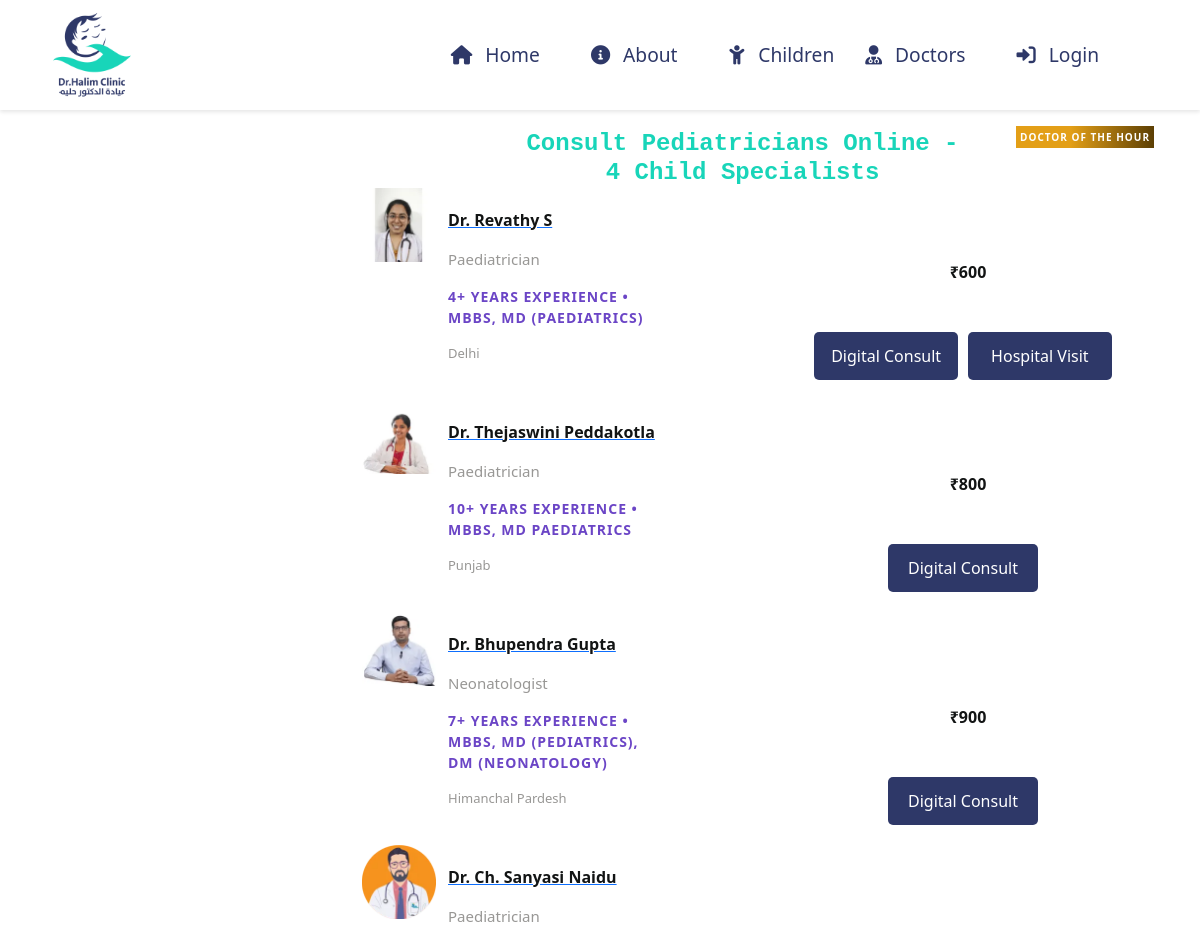
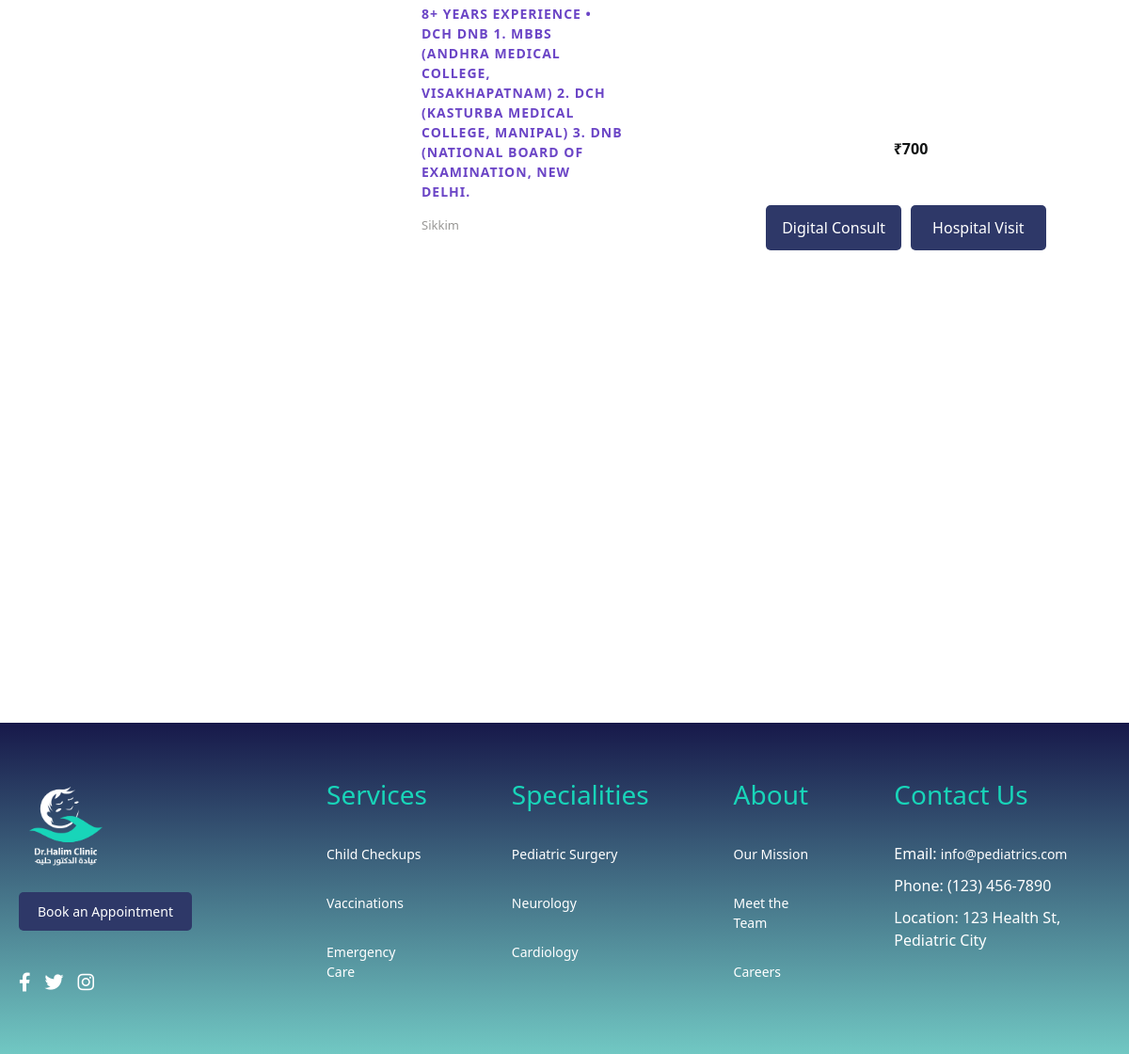
The app's page /doctors/ with its own data (2 pictures, top to bottom).
### doctors/models.py (models this page shows, shortened)
class Doctor(models.Model):
    name = models.CharField(max_length=255)
    specialty = models.CharField(max_length=255)
    location = models.ForeignKey('Location', on_delete=models.CASCADE, related_name="doctors")
    languages = models.ManyToManyField(Language, related_name="doctors")
    experience = models.CharField(max_length=255)
    about = models.TextField()
    hospital_name = models.CharField(max_length=255)
    education = models.CharField(max_length=255)
    registration_id = models.CharField(max_length=255)
    profile_photo = models.ImageField(upload_to='doctors_images/', null=True, blank=True)
    digital_consult = models.BooleanField(default=False)
    hospital_visit = models.BooleanField(default=False)
    price = models.BigIntegerField()
    is_available = models.BooleanField(default=True)

class Location(models.Model):
    city = models.CharField(max_length=255)

### doctors/views.py (the view, shortened to what this page needs)
# urls.py: path('doctors/', doctors_list, name='doctors_list'),
def doctors_list(request):
    locations = Location.objects.all()
    languages = Language.objects.all()
    selected_location_id = request.GET.get('location')
    selected_languages = request.GET.getlist('languages')
    selected_consult_modes = request.GET.getlist('consult_modes')
    selected_fees = request.GET.getlist('fees')
    search_query = request.GET.get('search', '')
    doctors = Doctor.objects.all()
    if selected_location_id:
        doctors = doctors.filter(location_id=selected_location_id)
    if search_query:
        doctors = doctors.filter(
            Q(name__icontains=search_query) |
            Q(registration_id__icontains=search_query)
        )
    if selected_languages:
        doctors = doctors.filter(languages__in=selected_languages).distinct()
    if selected_consult_modes:
        if 'Hospital Visit' in selected_consult_modes:
            doctors = doctors.filter(hospital_visit=True)
        if 'Online Consult' in selected_consult_modes:
            doctors = doctors.filter(digital_consult=True)
    total_doctors = Doctor.objects.count()
    context = {
        'doctors': doctors,
        'locations': locations,
        'languages': languages,
        'doctors_count': total_doctors,
        'selected_location_id': selected_location_id,
        'selected_languages': selected_languages,
        'selected_consult_modes': selected_consult_modes,
        'selected_fees': selected_fees
    }
    return render(request, 'doctors/doctors_list.html', context)

### Templates/doctors/doctors_list.html (shortened to what this page needs)
<!DOCTYPE html>
<html>
<head>
    <head>
        {% load static %}
        <link rel="stylesheet" href="{% static 'css/main.css' %}">
        <link rel="stylesheet" href="{% static 'css/book.css' %}">
        <link rel="stylesheet" href="{% static 'css/style.css' %}">
        <link rel="stylesheet" href="{% static 'css/nav.css' %}">
        <link rel="stylesheet" href="https://cdn.jsdelivr.net/npm/bootstrap@5.3.2/dist/css/bootstrap.min.css">
    <link rel="stylesheet" href="https://cdnjs.cloudflare.com/ajax/libs/font-awesome/6.0.0-beta3/css/all.min.css" />
    </head>
</head>
<body>
  {% include 'nav.html' %}
    <div class="container">
        <div class="book-container">
          <div class="row">
            <div class="col-md-3">
            </div>
            <div class="col-md-9">
              <div class="main-content-doctor scrollable-container ">
                <h1 class="main-heading text-center profile-title mb-0 col-md-12">
                  Consult Pediatricians Online - <br>  {{doctors_count}} Child Specialists
                </h1>
              {% for doctor in doctors %}
                <div class="doctor-list">
                      <div class="doctor-of-hour">Doctor of the hour</div>
                    <div class="d-flex justify-content-between">
                      <div class="doctor-card-info col-5">
                        <div class="doctor-card-img">
                            {% if doctor.profile_photo %}
                            <img src="{{ doctor.profile_photo.url }}" alt="{{ doctor.name }}">
                        {% endif %}
                        </div>
                        <div class="doctor-detail-1">
                       <a href="{% url 'doctor_detail' doctor.id %}">  <p class="doctor-name">{{ doctor.name }}</p></a>
                          <p class="doctor-specialty">{{ doctor.specialty }}</p>
                          <p class="doctor-experience">
                            {{ doctor.experience }} • {{ doctor.education }}
                          </p>
                          <p class="doctor-location">
                            {{ doctor.location.city }}
                          </p>
                        </div>
                      </div>
<div class="DoctorCard_buttons">
  <div class="DoctorCard_buttonWrapper">
      <div class="DoctorCard_pricing">
          <p class="fees">₹{{ doctor.price }}</p>
      </div>
      <div class="consult-buttons d-flex">
          {% if doctor.digital_consult %}
          <button class="DoctorCard_button gap-bt" id="digitalConsultBtn" value="bookDigitalConsult" aria-label="Digital Consult">
              <span>Digital Consult</span>
          </button>
          {% endif %}
          {% if doctor.hospital_visit %}
          <button class="DoctorCard_button" id="hospitalVisitBtn" value="bookHospitalVisit" aria-label="Hospital Visit">
              <span>Hospital Visit</span>
          </button>
          {% endif %}
      </div>
  </div>
</div>
                    </div>
                  </div>
                  {% empty %}
                        <p class="profile-title text-center">No doctors found.</p>
                    {% endfor %}
              </div>
            </div>
          </div>
          </div>
    </div>
    {% include 'base.html' %}
</body>
</html>

### Templates/nav.html (shortened to what this page needs)
<!DOCTYPE html>
<html lang="en">
<head>
    {% load static %}
    <link rel="stylesheet" href="{% static 'css/nav.css' %}">
    <link rel="stylesheet" href="{% static 'css/style.css' %}">
    <link rel="stylesheet" href="{% static 'css/main.css' %}">
    <link rel="stylesheet" href="https://cdnjs.cloudflare.com/ajax/libs/font-awesome/5.15.4/css/all.min.css">
<link rel="stylesheet" href="https://stackpath.bootstrapcdn.com/bootstrap/4.5.2/css/bootstrap.min.css">
<link rel="stylesheet" href="https://cdnjs.cloudflare.com/ajax/libs/font-awesome/5.15.4/css/all.min.css">
<link rel="stylesheet" href="https://cdnjs.cloudflare.com/ajax/libs/font-awesome/6.0.0/css/all.min.css">
</head>
<body>
    <nav class="navbar navbar-expand-lg p-0">
        <div class="container">
            <a class="navbar-brand" href="#">
                <img class="logo-image" src="../../media/profile_pictures/logo.png" alt="Logo">
            </a>
            <div class="collapse navbar-collapse" id="navbarNav">
                <ul class="navbar-nav ml-auto p-3">
                    <li class="nav-item">
                        <a class="nav-link" href="/">
                            <i class="fas fa-home"></i> Home
                        </a>
                    </li>
                    <li class="nav-item">
                        <a class="nav-link" href="/about">
                            <i class="fas fa-info-circle"></i> About
                        </a>
                    </li>
                        <a class="nav-link" href="/children">
                            <i class="fas fa-child"></i> Children
                        </a>
                    <li class="nav-item">
                        <a class="nav-link" href="/doctors">
                            <i class="fas fa-user-md"></i> Doctors
                        </a>
                    </li>
                    {% if user.is_authenticated %}
                    <li class="nav-item dropdown">
                        <a class="nav-link dropdown-toggle profile-icon" href="#" id="navbarDropdown" role="button" data-toggle="dropdown" aria-haspopup="true" aria-expanded="false">
                         <img  class="login-profile" src="{{ user.profile.first.profile_picture.url }}">
                        </a>
                        <div class="dropdown-menu dropdown-menu-right" aria-labelledby="navbarDropdown">
                            <a class="dropdown-item" href="{% url 'profile' %}">Profile</a>
                            <a class="dropdown-item" href="{% url 'logout' %}">Logout</a>
                        </div>
                    </li>
                    {% else %}
                    <li class="nav-item">
                        <a class="nav-link" href="{% url 'login' %}">
                            <i class="fas fa-sign-in-alt"></i> Login
                        </a>
                    </li>
                    {% endif %}
                </ul>
            </div>
        </div>
    </nav>
</body>
    </html>

### Templates/base.html (shortened to what this page needs)
<!DOCTYPE html>
<html lang="en">
<head>
  {% load static %}
  <link rel="stylesheet" href="{% static 'css/style.css' %}">
  <link rel="stylesheet" href="https://cdn.jsdelivr.net/npm/bootstrap@5.3.2/dist/css/bootstrap.min.css">
  <link rel="stylesheet" href="https://cdnjs.cloudflare.com/ajax/libs/font-awesome/6.0.0-beta3/css/all.min.css"
 />
</head>
<body>
<footer>
    <section id="footer" class="footer">
      <div class="footer-container">
        <div class="footer-column logo-social">
          <img class="logo-image" src="../../media/profile_pictures/Artboard 1 copy 3-8.png" alt="Logo">
          <a href="{% url 'doctors_list' %}" class="footer-btn">Book an Appointment</a>
          <div class="social-icons">
            <a href="#" aria-label="Facebook"><i class="fab fa-facebook-f"></i></a>
            <a href="#" aria-label="Twitter"><i class="fab fa-twitter"></i></a>
            <a href="#" aria-label="Instagram"><i class="fab fa-instagram"></i></a>
          </div>
        </div>
        <div class="footer-column">
          <h3>Services</h3>
          <ul>
            <li><a href="#">Child Checkups</a></li>
            <li><a href="#">Vaccinations</a></li>
            <li><a href="#">Emergency Care</a></li>
          </ul>
        </div>
        <div class="footer-column">
          <h3>Specialities</h3>
          <ul>
            <li><a href="#">Pediatric Surgery</a></li>
            <li><a href="#">Neurology</a></li>
            <li><a href="#">Cardiology</a></li>
          </ul>
        </div>
        <div class="footer-column">
          <h3>About </h3>
          <ul>
            <li><a href="#">Our Mission</a></li>
            <li><a href="#">Meet the Team</a></li>
            <li><a href="#">Careers</a></li>
          </ul>
        </div>
        <div class="footer-column">
          <h3>Contact Us</h3>
          <ul>
            <li>Email: <a href="mailto:info@pediatrics.com">info@pediatrics.com</a></li>
            <li>Phone: (123) 456-7890</li>
            <li>Location: 123 Health St, Pediatric City</li>
          </ul>
        </div>
      </div>
    </section>
  </footer>
</body>
</html>

### static/css/main.css (style rules this page uses)
:root { --primary-color:#2E3868; --secondary-color:#18D5B9; --overlay-color: rgba(101, 135, 195, 0.3); --primary-main:#18D5B9; }
p { margin: 0; font-size: 16px; }
.footer { background: transparent linear-gradient(180deg, #17194A 0%, #71C8C3 100%) 0% 0% no-repeat padding-box; color: #fff; padding: 60px 20px; }
.footer-container { display: flex; grid-template-columns: repeat(5, 1fr); gap: 90px; max-width: 1200px; margin: 0 auto; }
.footer-column h3 { color: var(--primary-main); margin-bottom: 15px; font-size: 28px; }
.footer-column ul { list-style: none; padding: 0; }
.footer-column ul li { margin-bottom: 10px; }
.footer-column ul li a { color: #fff; text-decoration: none; }
.footer-btn { background-color: var(--primary-color); color: #fff; padding: 10px 20px; border: none; border-radius: 5px; cursor: pointer; margin-bottom: 20px; text-decoration: none; }
.social-icons { display: flex; gap: 15px; }
.social-icons a { color: #fff; font-size: 20px; transition: color 0.3s; }
.profile-title { font-size: 1.5rem; color: var(--primary-main); margin-bottom: 1rem; text-align: center; }
a { display: inline-block; margin-top: 20px; color: var(--primary-main); text-decoration: none; font-size: 0.875rem; }
.navbar-nav .nav-link { margin-right: 15px; }

### static/css/book.css (style rules this page uses)
.book-container { display: flex; }
img { height: 20px; width: 20px; }
.main-heading { font-size: 24px; text-transform: capitalize; font-weight: 700; color: #121414; }
.doctor-list { align-items: flex-start; justify-content: flex-start; flex-direction: column; width: 100%; }
.doctor-of-hour { align-self: flex-end; font-size: 10px; font-weight: 600; line-height: 14px; letter-spacing: 1px; padding: 4px; background: linear-gradient(90deg, #e39f17 39.5%, #5c3f04); text-transform: uppercase; color: #fff; position: absolute; top: 16px; right: 16px; }
.doctor-card-info { display: flex; align-items: unset; justify-content: unset; flex-direction: row; gap: 12px; max-width: calc(60% - 12px); max-width: 100%; }
.doctor-card-img { display: flex; align-items: center; justify-content: unset; flex-direction: column; position: relative; height: 74px; width: 74px; }
.doctor-card-img img { object-fit: cover; width: 74px; aspect-ratio: auto 74 / 74; height: 74px; }
a { text-decoration: none; color: inherit; outline: 0; }
.doctor-name { line-height: 1.5; font-weight: 700; font-size: 16px; color: #121414; }
.doctor-specialty { color: #989795; font-weight: 500; font-size: 15px; }
.doctor-experience { text-transform: uppercase; color: #6b45c6; letter-spacing: 1px; font-weight: 700; font-size: 14px; }
.doctor-location { color: #989795; font-weight: 500; font-size: 13px; }
.DoctorCard_buttons { max-width: 340px; display: flex; align-items: flex-end; justify-content: unset; flex-direction: row; gap: 16px; flex-grow: 1; padding-top: 48px; }
.DoctorCard_buttonWrapper { display: flex; align-items: center; justify-content: unset; flex-direction: column; gap: 12px; width: calc(50% - 8px); flex-grow: 1; flex-shrink: 0; flex-basis: calc(50% - 8px); }
.DoctorCard_pricing { display: flex; align-items: center; justify-content: unset; flex-direction: row; gap: 8px; }
.fees { font-weight: 700; font-size: 16px; color: #121414; }
.DoctorCard_button { display: flex; align-items: center; justify-content: center; flex-direction: row; padding: 8px 16px; min-width: 84px; height: 48px; font-size: 16px; line-height: 24px; background: #fff; color: #106c89; border: 1px solid #106c89; width: 100%; border-radius: 6px; }
.gap-bt { margin-right: 10px;; }
.consult-buttons span { text-wrap: nowrap; }
html, body { height: 100%; margin: 0; }
.book-container { display: flex; height: 100vh; }
.main-content-doctor { flex-grow: 1; padding: 20px; overflow-y: auto; height: 100vh; }
.doctor-list { margin-bottom: 20px; }
.scrollable-container { scrollbar-width: thin; scrollbar-color: #888 #f1f1f1; }
:root { --primary-color: #2E3868; --secondary-color: #18D5B9; }
.consult-buttons { margin-top: 20px; }
.consult-buttons button { background-color: var(--primary-color); color: #fff; border: none; border-radius: 5px; padding: 10px 20px; font-size: 16px; cursor: pointer; transition: background-color 0.3s ease; margin-right: 10px; }

### records on screen
Doctor: profile_photo (picture), name "Dr. Revathy S", specialty "Paediatrician", experience "4+ YEARS EXPERIENCE", education "MBBS, MD (PAEDIATRICS)", location.city "Delhi", price "600", digital_consult "Digital Consult", hospital_visit "Hospital Visit"
Doctor: profile_photo (picture), name "Dr. Thejaswini Peddakotla", specialty "Paediatrician", experience "10+ YEARS EXPERIENCE", education "MBBS, MD PAEDIATRICS", location.city "Punjab", price "800", digital_consult "Digital Consult"
Doctor: profile_photo (picture), name "Dr. Bhupendra Gupta", specialty "Neonatologist", experience "7+ YEARS EXPERIENCE", education "MBBS, MD (PEDIATRICS), DM (NEONATOLOGY)", location.city "Himanchal Pardesh", price "900", digital_consult "Digital Consult"
Doctor: profile_photo (picture), name "Dr. Ch. Sanyasi Naidu", specialty "Paediatrician", experience "8+ YEARS EXPERIENCE", education "DCH DNB 1. MBBS (ANDHRA MEDICAL COLLEGE, VISAKHAPATNAM) 2. DCH (KASTURBA MEDICAL COLLEGE, MANIPAL) 3. DNB (NATIONAL BOARD OF EXAMINATION, NEW DELHI.", location.city "Sikkim", price "700", digital_consult "Digital Consult", hospital_visit "Hospital Visit"

### other values on screen
{{ doctors_count }} "4"
